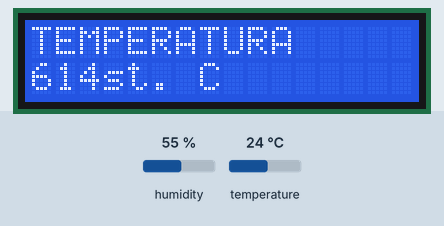
Simulated run of this sketch. Board: Arduino Uno, built with avr-gcc and run on an emulated ATmega328P. Parts: 16×2 character LCD. Wiring (inferred from the names in the program): DHT11 sensor: data pin 8. The test bench sets the inputs (shaded band); at power-on: humidity 55 %, temperature 24 °C. What the sketch prints to the serial monitor is not drawn.

Above: at 1.2 s.
1.3 s: humidity set to 22 %
At 5.6 s:
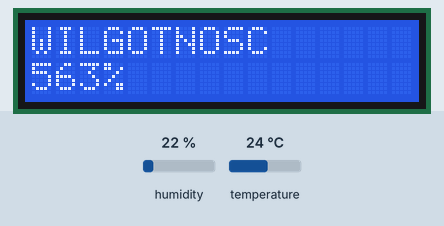
11.6 s: temperature set to 12 °C
At 21.1 s:
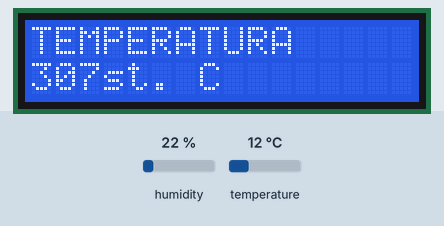
21.7 s: humidity set to 40 %
At 25.9 s:
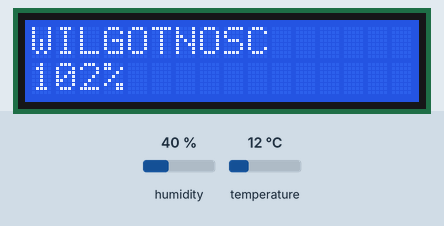
31.7 s: temperature set to 19 °C
At 41.4 s:
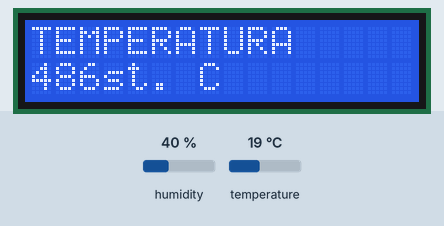
Timing chart, 0 to 42.8 s (numbered marks = the images above; inputs shaded):
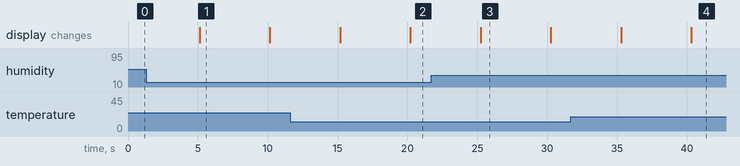

Measured:
- after the input at 1.3 s, the display: changes after 3.8 s (image 1)
- after the input at 11.6 s, the display: first differs from a run without the input after 8.6 s (image 2)
- after the input at 21.7 s, the display: changes after 3.5 s (image 3)
- after the input at 31.7 s, the display: first differs from a run without the input after 8.6 s (image 4)
- what the display in image 1 shows lasts 5.1 s, from 5.1 s to 10.2 s

The sketch:

dht11.ino
```cpp
#include "DHT.h"
#include <Wire.h>
#include <LiquidCrystal_I2C.h>
#define DHT11_PIN 8
DHT dht;
LiquidCrystal_I2C lcd(0x27, 16, 2);  // Ustawienie adresu ukladu na 0x27
void setup()
{
  Serial.begin(9600);
  dht.setup(DHT11_PIN);
  lcd.begin();
  lcd.backlight(); // zalaczenie podwietlenia
  lcd.setCursor(0,0);
  lcd.print("PROGRAM");
  //delay(500);
  lcd.setCursor(0,1);
  lcd.print("STARTUJE");
}

void loop()
{
  //Pobranie informacji o temperaturze
  int temperatura = dht.getTemperature();
  Serial.print(temperatura);
  Serial.println("*C");
  lcd.clear();
  lcd.setCursor(0,0);
  lcd.print("TEMPERATURA");
  lcd.setCursor(0,1);
  lcd.print(temperatura);
  lcd.setCursor(3,1);
  lcd.print("st. C");
  delay(5000); //Odczekanie wymaganego czasu
  //Pobranie informacji o wilgotnosci
  int wilgotnosc = dht.getHumidity();
  Serial.print(wilgotnosc);
  Serial.print("%RH | ");
  lcd.clear();
  lcd.setCursor(0,0);
  lcd.print("WILGOTNOSC");
  lcd.setCursor(0,1);
  lcd.print(wilgotnosc);
  lcd.setCursor(3,1);
  lcd.print("%");
  delay(5000); //Odczekanie wymaganego czasu
}
```
